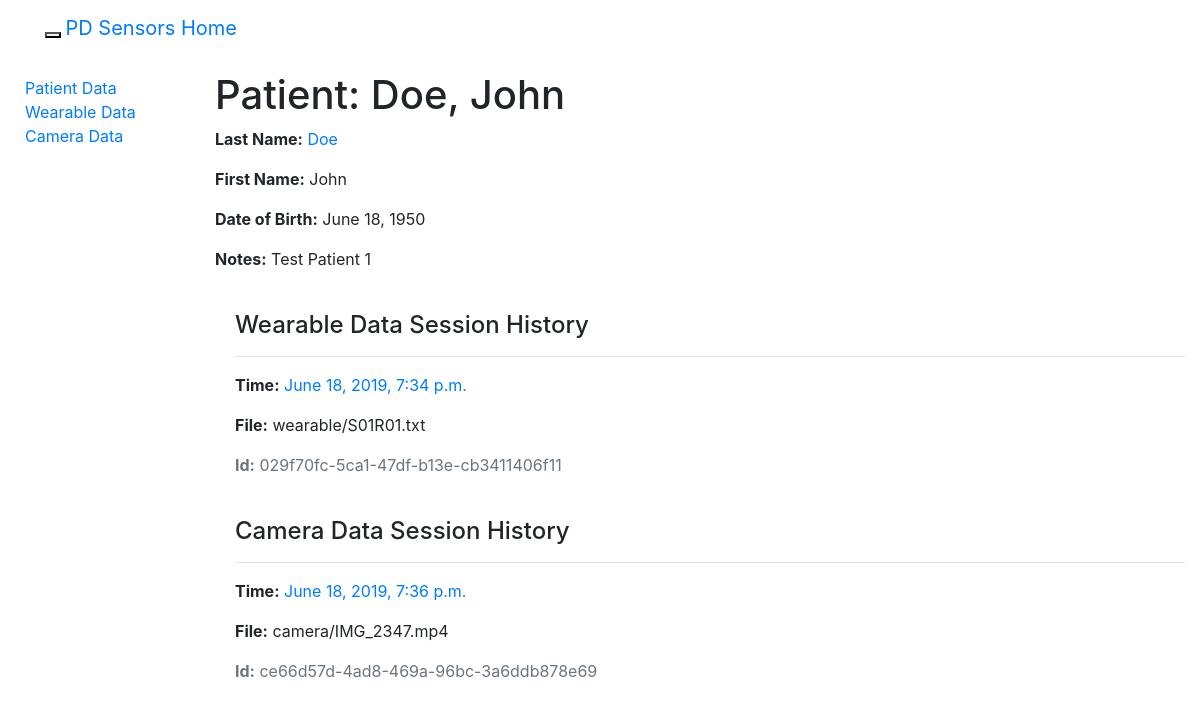
/sensors/patientdata/1, run on an earlier commit of the app's database.
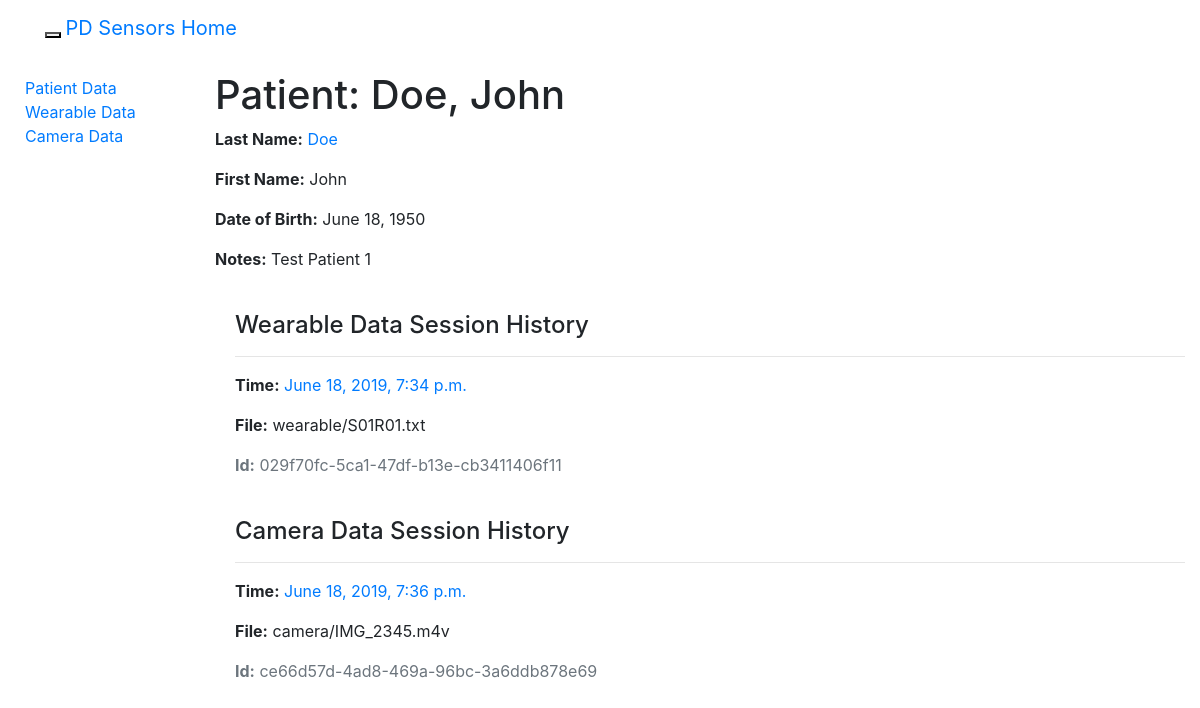
And on a later commit of the database.
### sensors/models.py (models this page shows, shortened)
class CameraData(models.Model):
   id = models.UUIDField(primary_key=True, default=uuid.uuid4, help_text='Unique ID for this wearable data')
   patient = models.ForeignKey('PatientData', on_delete=models.SET_NULL, null=True)
   filename = models.FileField(upload_to='camera/')
   time = models.DateTimeField()
   class Meta:
      ordering = ['patient', '-time']

### sensors/views.py (the view)
# urls.py: re_path(r'^patientdata/(?P<pk>\d+)$', views.PatientDataDetailView.as_view(), name='patientdata-detail'),
class PatientDataDetailView(generic.DetailView):
   model = PatientData

### sensors/context_processors.py (called while the page is built)
def extra_context(request):
    return {'media_url': settings.MEDIA_URL}

### sensors/models.py (called while the page is built)
   def __str__(self):
      return f'{self.last_name}, {self.first_name}'

### sensors/templates/sensors/patientdata_detail.html
{% extends "base.html" %}
{% block content %}
  <h1>Patient: {{ patientdata }}</h1>
  <p><strong>Last Name:</strong> <a href="">{{ patientdata.last_name }}</a></p>
  <p><strong>First Name:</strong> {{ patientdata.first_name }}</p>
  <p><strong>Date of Birth:</strong> {{ patientdata.date_of_birth }}</p>
  <p><strong>Notes:</strong> {{ patientdata.notes }}</p>
  <div style="margin-left:20px;margin-top:40px">
    <h4>Wearable Data Session History</h4>
    {% for wearable in patientdata.wearabledata_set.all %}
      <hr>
      <p><strong>Time:</strong> <a href="{% url 'wearabledata-detail' wearable.id %}">{{wearable.time}}</a></p>
      <p><strong>File:</strong> {{wearable.filename}}</p>
      <p class='text-muted'><strong>Id:</strong> {{wearable.id}}</p>
    {% endfor %}
  </div>
  <div style="margin-left:20px;margin-top:40px">
    <h4>Camera Data Session History</h4>
    {% for camera in patientdata.cameradata_set.all %}
      <hr>
      <p><strong>Time:</strong> <a href="{% url 'cameradata-detail' camera.id %}">{{camera.time}}</a></p>
      <p><strong>File:</strong> {{camera.filename}}</p>
      <p class='text-muted'><strong>Id:</strong> {{camera.id}}</p>
    {% endfor %}
  </div>
{% endblock %}

What changed in the data, as far as the page shows it:
changed CameraData "ce66d57d-4ad8-469a-96bc-3a6ddb878e69": filename "camera/IMG_2347.mp4" → "camera/IMG_2345.m4v"
